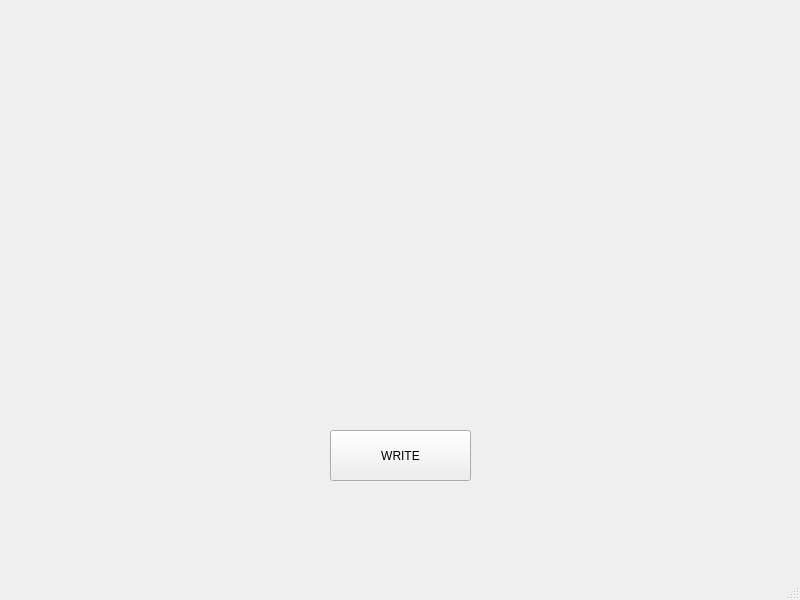
<?xml version="1.0" encoding="UTF-8"?>
<ui version="4.0">
 <class>MainWindow</class>
 <widget class="QMainWindow" name="MainWindow">
  <property name="geometry">
   <rect>
    <x>0</x>
    <y>0</y>
    <width>800</width>
    <height>600</height>
   </rect>
  </property>
  <property name="windowTitle">
   <string>MainWindow</string>
  </property>
  <widget class="QWidget" name="centralwidget">
   <widget class="QPushButton" name="pushButton">
    <property name="geometry">
     <rect>
      <x>330</x>
      <y>430</y>
      <width>141</width>
      <height>51</height>
     </rect>
    </property>
    <property name="text">
     <string>WRITE</string>
    </property>
   </widget>
  </widget>
  <widget class="QMenuBar" name="menubar">
   <property name="geometry">
    <rect>
     <x>0</x>
     <y>0</y>
     <width>800</width>
     <height>21</height>
    </rect>
   </property>
  </widget>
  <widget class="QStatusBar" name="statusbar"/>
 </widget>
 <resources/>
 <connections/>
</ui>
